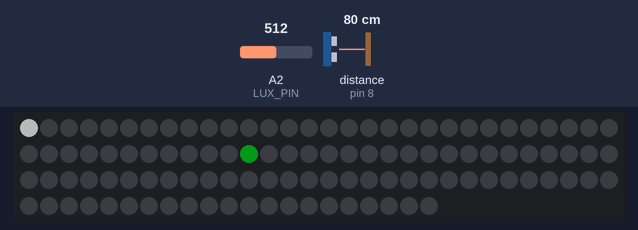
The sketch below on a simulated Arduino Uno, built with avr-gcc and run on an emulated ATmega328P. On the bench: 111 RGB LEDs in strip order, left to right, continuing on the next row. The inputs (shaded band) are chosen by the test bench; at power-on: distance to the obstacle (sensor on pin 8) 80 cm, A2 (LUX_PIN) = 512. The echo pulse lasts 58.3 µs per cm; dim RGB values are drawn brighter than linear.

Above: at 8.8 s.
8.9 s: distance to the obstacle (sensor on pin 8) set to 2 cm
At 15.5 s:
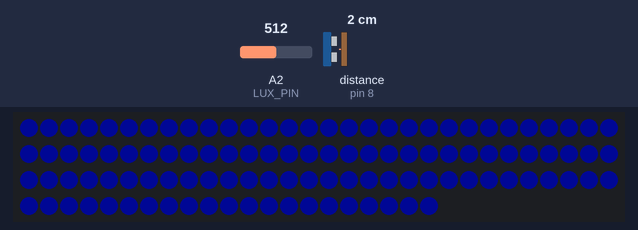
15.8 s: A2 (LUX_PIN) set to 22
27.6 s: A2 (LUX_PIN) set to 17
At 39.5 s:
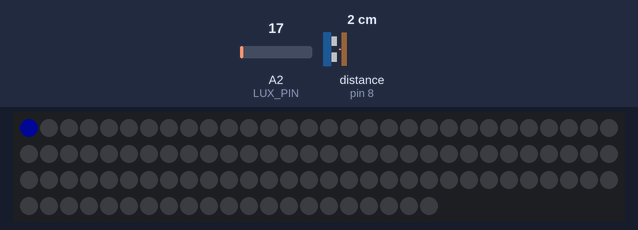
40.0 s: distance to the obstacle (sensor on pin 8) set to 35 cm
52.3 s: distance to the obstacle (sensor on pin 8) set to 60 cm
64.7 s: distance to the obstacle (sensor on pin 8) set to 120 cm
Timing chart, 0 to 67.7 s (numbered marks = the images above; inputs shaded):
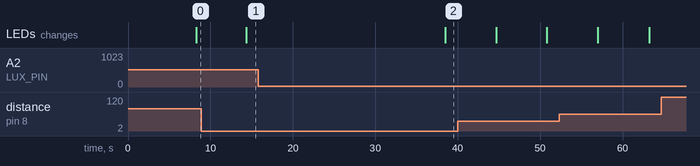

Measured:
- the behaviour switches between 20 and 19 on A2 (LUX_PIN) (found by bisection; images 1 and 2)
- after the input at 8.9 s, the LEDs: change after 5.4 s (image 1)
- after the input at 15.8 s, every drawn part: stays the same
- after the input at 27.6 s, the LEDs: change after 10.9 s (image 2)

The sketch:

hladina.ino
```cpp
/*Ultrazvukove mereni vysky hladiny technologickych vod. v1.8
 * Blind Pew 2016 <blind.pew96@gmail.com>
 * GNU GPL v3
 */

#include <NewPing.h>
#include <Adafruit_NeoPixel.h>


//#define DEBUG
#define BRATE 9600 //rychlost seriove linky pro ladici informace
#define TRIG_PIN  9 //triger pin
#define ECHO_PIN  8 //echo pin
#define MAX_DIS 300 //maximalni vzdalenost od snimace
#define LED_PIN 10 //pin led pasku
#define LUX_PIN A2  //fotoodpor
#define LUX_PRAH  20
#define STATPIXEL 0
#define INTERVAL  5*60000 //interval zobrazeni trendu hladiny 5 minut
#define NUMPIXELS 111 //pocet pripojenych diod
#define TRI NUMPIXELS/3 //:-)
#define VYSKA 200 //vyska nadrze
#define OFFSET_LED 13 //offset led pasku
#define MAX_JAS 70 //maximalni svitivost
#define MAX_JAS_STAT 90 //max svitivost status led
#define GREENSEN  40
#define BLUESEN   50
#define POCET_MERENI 50
#define DELAY_MERENI  100
#define OFFSET_MERENI 2
#define MAXCOUNT_LD 8

unsigned long millis_last = 0;
const long interval = INTERVAL;
long vzd_cm = 0;
long raw_hladina = 0;
int hladina = 0; //vyska hladiny v cm
int hladina_m = 0;
int red = 0;
int green = 0;
int blue = 0;
int pix = 0; //pixel urcujici vysku hladiny
bool dot = true; //bodovy rezim
byte count_ld = 0;

Adafruit_NeoPixel pixels = Adafruit_NeoPixel(NUMPIXELS, LED_PIN, NEO_GRB + NEO_KHZ800);
NewPing sonar(TRIG_PIN, ECHO_PIN, MAX_DIS);

//---------------------startup test----------------------------
//-trikolora
void start_test() {
  for(int i=0;i<TRI;i++) {
    pixels.setPixelColor(i, pixels.Color(MAX_JAS,MAX_JAS,MAX_JAS));
  }
  for(int i=TRI;i<2*TRI;i++) {
    pixels.setPixelColor(i, pixels.Color(0,0,MAX_JAS));
  }
  for(int i=2*TRI;i<NUMPIXELS;i++) {
    pixels.setPixelColor(i, pixels.Color(MAX_JAS,0,0));
  }
  pixels.show();
}

//---------------zhasne vsechny ledky------------
void vse_vypni() {
  for(int i=STATPIXEL+1;i<NUMPIXELS;i++) {
    pixels.setPixelColor(i, pixels.Color(0,0,0));
  }
}

//-------------trend hladiny-------------------
void trend(int akt, int minula) {
  if(akt > minula) {
    if(akt-minula > OFFSET_MERENI) {
      //hladina stoupa
      pixels.setPixelColor(STATPIXEL, pixels.Color(0,MAX_JAS_STAT,0));
      hladina_m = hladina;
      count_ld = 0;
    }
  }
  if(akt < minula) {
    if(minula-akt > OFFSET_MERENI) {
      //hladina klesa
      pixels.setPixelColor(STATPIXEL, pixels.Color(MAX_JAS_STAT,MAX_JAS_STAT-GREENSEN,0));
      hladina_m = hladina;
      count_ld++;
    }
  }
  if(akt == minula) {
    //nic se nedeje
    pixels.setPixelColor(STATPIXEL, pixels.Color(MAX_JAS,MAX_JAS,MAX_JAS));
  }
  pixels.show();
}


void setup() {
	Serial.begin(BRATE);
	pixels.begin();
	start_test();
	delay(3000);
}
void loop()
{//hladina klesa moc dlouho spustim varovani
  if(count_ld > MAXCOUNT_LD) {
    pixels.setPixelColor(STATPIXEL, pixels.Color(0, 0, 0));
    pixels.show();
  }
  //hlavni mereni
	for(int x=0; x<POCET_MERENI;x++) {
	  vzd_cm = sonar.ping_cm();
    #ifdef DEBUG
      Serial.println(VYSKA - vzd_cm);
    #endif
    raw_hladina = raw_hladina + (VYSKA - vzd_cm);
	  delay(DELAY_MERENI);
	}
  //vypocet
  hladina = raw_hladina / POCET_MERENI;
  raw_hladina = 0;
  #ifdef DEBUG
    Serial.println("-------------");
    Serial.print(hladina);
    Serial.println(" cm");
    Serial.println("");
  #endif

  if(millis() < millis_last) {//preteceni
    millis_last = millis();
  }
  if(millis() - millis_last >= interval) { //urceni trendu hladiny
    trend(hladina, hladina_m);
    millis_last = millis();
  }

  //------------vyber barvy podle vysky hladiny--------------
  if (hladina < 100) {
    red = map(hladina, 0, 100, MAX_JAS, 0);
    green = map(hladina,100, 0, MAX_JAS-GREENSEN, 0);
    blue = 0;
  }
  else {
    red = 0;
    green = map(hladina,100, 200, MAX_JAS-GREENSEN, 0);
    blue = map(hladina, 200, 100, MAX_JAS-BLUESEN, 0);
  }
  pix = map(hladina, 0, VYSKA-OFFSET_LED, NUMPIXELS, 0);

  //zhasne po hladinu
  for(int i=STATPIXEL+1;i<pix;i++) {
    pixels.setPixelColor(i, pixels.Color(0,0,0));
  }

  if(dot) { //pri bodovem rezimu vse zhasni, rozni jednu led
    vse_vypni();
    pixels.setPixelColor(pix, pixels.Color(red,green,blue));
    pixels.show();
  }
  else { //rozne vse hladina -> dno
    for(int i=pix;i<NUMPIXELS;i++){
      pixels.setPixelColor(i, pixels.Color(red,green,blue));
    }
  }
  pixels.show();
  #ifdef DEBUG
    Serial.print("Svetelne cislo: ");
    Serial.println(analogRead(LUX_PIN));
    Serial.println("===========================Konec=============================");
    Serial.println("");
  #endif
  if(analogRead(LUX_PIN) < LUX_PRAH) { //je tma setri led
    dot = true;
  }
  else {
    dot = false;
  }

  if(count_ld > MAXCOUNT_LD) {
    pixels.setPixelColor(STATPIXEL, pixels.Color(MAX_JAS_STAT, 0, 0));
    pixels.show();
  }
  delay(1000);
}
```
